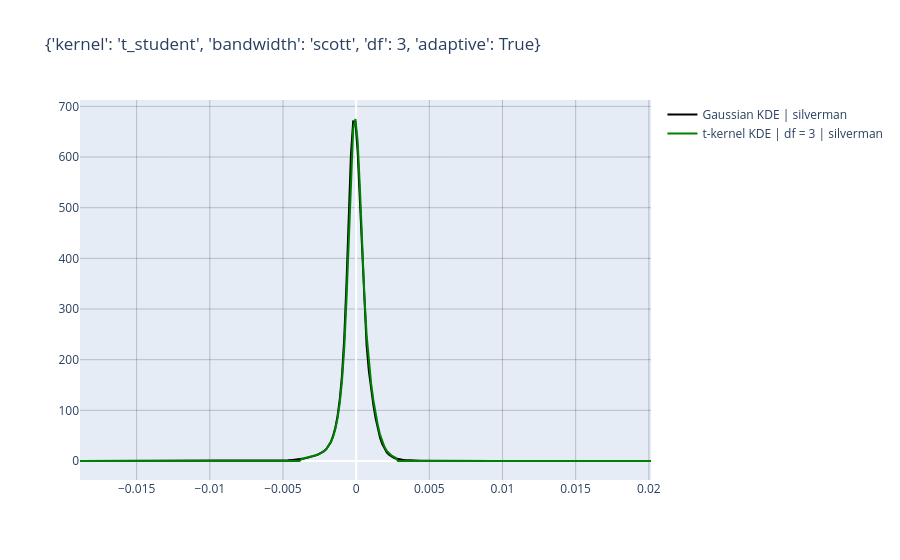

The notebook cell this image was saved under:
### Code cell
# Visualização
i = 10
t = df.columns[i]

fig = go.Figure()

# Gaussian KDE
fig.add_trace(
    go.Scatter(
        x=df_supp.loc[:,t],
        y=df_density_observed.loc[:,t],
        mode="lines",
        name="Gaussian KDE | silverman",
        line=dict(color="black")
    )
)

# t-kernel KDE df = 4
fig.add_trace(
    go.Scatter(
        x=df_supp.loc[:,t],
        y=df_density_estimated.loc[:,t],
        mode="lines",
        name="t-kernel KDE | df = 3 | silverman",
        line=dict(color="green")
    )
)

fig.update_xaxes(showgrid=True, gridwidth=1, gridcolor="rgba(0,0,0,0.2)")
fig.update_yaxes(showgrid=True, gridwidth=1, gridcolor="rgba(0,0,0,0.2)")

fig.update_layout(
    legend=dict(
        x=1.02,
        y=1,
        xanchor="left",
        yanchor="top"
    ),
    margin=dict(r=160),  # make room for the legend
    title=f"{params}"
)

fig.show()

### Figure 1 — Plotly figure (JSON) as saved in the notebook; plotly's stock layout.template omitted (floating-point values rounded to 4 significant figures; data arrays with more than 128 entries replaced by an {"elided": "..."} marker saying what was removed)
{"data": [{"line": {"color": "black"}, "mode": "lines", "name": "Gaussian KDE | silverman", "type": "scatter", "x": {"elided": "256 float values"}, "y": {"elided": "256 float values"}}, {"line": {"color": "green"}, "mode": "lines", "name": "t-kernel KDE | df = 3 | silverman", "type": "scatter", "x": {"elided": "256 float values"}, "y": {"elided": "256 float values"}}], "layout": {"legend": {"x": 1.02, "xanchor": "left", "y": 1, "yanchor": "top"}, "margin": {"r": 160}, "title": {"text": "{'kernel': 't_student', 'bandwidth': 'scott', 'df': 3, 'adaptive': True}"}, "xaxis": {"gridcolor": "rgba(0,0,0,0.2)", "gridwidth": 1, "showgrid": true}, "yaxis": {"gridcolor": "rgba(0,0,0,0.2)", "gridwidth": 1, "showgrid": true}}}
